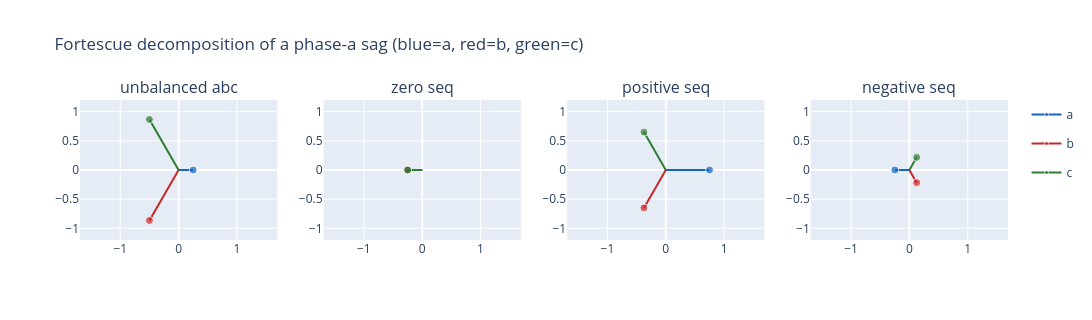

Write notebook code for a chart like this one.
### Markdown cell above
## 4. Symmetrical components refresher (Fortescue)

Any unbalanced set of three phasors $(\bar V_a, \bar V_b, \bar V_c)$
decomposes **exactly** into three balanced sets — this is Fortescue's
1918 result, and it is an identity, not an approximation. Define the
rotation operator

$$a = e^{j2\pi/3} = 1\angle 120°, \qquad 1 + a + a^2 = 0 .$$

The three balanced sets are: **zero sequence** (three equal phasors,
$\bar V_{a0}=\bar V_{b0}=\bar V_{c0}$), **positive sequence** (abc
rotation: $\bar V_{b1} = a^2 \bar V_{a1}$, $\bar V_{c1} = a\bar V_{a1}$)
and **negative sequence** (acb rotation: $\bar V_{b2} = a\bar V_{a2}$,
$\bar V_{c2} = a^2\bar V_{a2}$). Stacking the phase-a representatives
$\bar V_0, \bar V_1, \bar V_2$:

$$\begin{bmatrix}\bar V_a\\ \bar V_b\\ \bar V_c\end{bmatrix}
 = \underbrace{\begin{bmatrix}1&1&1\\ 1&a^2&a\\ 1&a&a^2\end{bmatrix}}_{\mathbf A}
   \begin{bmatrix}\bar V_0\\ \bar V_1\\ \bar V_2\end{bmatrix},
\qquad
\mathbf A^{-1} = \frac13\begin{bmatrix}1&1&1\\ 1&a&a^2\\ 1&a^2&a\end{bmatrix}
 = \frac13\,\mathbf A^{*}.$$

That inverse is the whole trick: $\mathbf A^H\mathbf A = 3\,\mathbf I$,
i.e. the columns of $\mathbf A$ are **orthogonal**. Orthogonality is
what decouples the sequence networks of any *symmetric* three-phase
element — transform the phase-impedance matrix
$\mathbf Z_{abc}$ of a balanced element and
$\mathbf A^{-1}\mathbf Z_{abc}\mathbf A$ comes out diagonal
(Glover/Overbye/Sarma derive this as eq. (8.2.13): for a balanced Y
load, $V_0 = (Z_Y + 3Z_n)I_0$, $V_1 = Z_Y I_1$, $V_2 = Z_Y I_2$ — three
independent single-phase circuits). Faults are the *one place* the
three networks touch, which is why fault analysis in sequence
coordinates is so clean.

The code below builds $\mathbf A$, verifies the inverse identity to
machine precision, then decomposes a worked example: a phase-a voltage
sag ($\bar V_a = 0.25\angle 0°$, healthy $\bar V_b, \bar V_c$) — the
kind of unbalance a nearby 1φg fault produces.

### Code cell
# --- Build the Fortescue matrix and verify its inverse identity. ---
a = cmath.exp(2j * math.pi / 3)
A = np.array([[1, 1, 1],
              [1, a**2, a],
              [1, a, a**2]], dtype=complex)
A_inv_manual = (1/3) * np.conj(A)           # claim: A^-1 = (1/3) A*
assert np.allclose(A_inv_manual @ A, np.eye(3), atol=1e-14)
assert np.allclose(np.linalg.inv(A), A_inv_manual, atol=1e-14)
print('A^-1 == (1/3) A*  verified to machine precision')
print('columns orthogonal: A^H A =\n', np.round(np.conj(A.T) @ A, 12))

# --- Worked example: phase-a sag (what a close-in 1phg looks like). ---
Vabc = np.array([0.25 * cmath.exp(0j),
                 1.00 * cmath.exp(-2j*math.pi/3),
                 1.00 * cmath.exp(+2j*math.pi/3)])
V012 = A_inv_manual @ Vabc
labels = ['V0 (zero)', 'V1 (positive)', 'V2 (negative)']
print('\nUnbalanced set  Va=0.25/_0, Vb=1/_-120, Vc=1/_+120  decomposes to:')
for lbl, v in zip(labels, V012):
    print(f'  {lbl:14s} = {abs(v):.4f} pu /_ {math.degrees(cmath.phase(v)):8.2f} deg')

# Reconstruct each balanced set as full abc phasors and verify the sum.
sets = {
    'unbalanced abc': Vabc,
    'zero seq':      np.array([V012[0]]*3),
    'positive seq':  np.array([V012[1], a**2*V012[1], a*V012[1]]),
    'negative seq':  np.array([V012[2], a*V012[2], a**2*V012[2]]),
}
recon = sets['zero seq'] + sets['positive seq'] + sets['negative seq']
err = np.abs(recon - Vabc).max()
print(f'\nreconstruction max |error| = {err:.2e}  (must be ~1e-16)')
assert err < 1e-14

# --- Phasor plot: the unbalanced set and its three balanced children. ---
fig = make_subplots(rows=1, cols=4, subplot_titles=list(sets.keys()))
phase_colors = [C_BLUE, C_RED, C_GREEN]
for col, (name, vs) in enumerate(sets.items(), start=1):
    for ph, v in enumerate(vs):
        fig.add_trace(go.Scatter(
            x=[0, v.real], y=[0, v.imag], mode='lines+markers',
            marker=dict(size=[0, 8]), line=dict(color=phase_colors[ph], width=2),
            name='abc'[ph], legendgroup='abc'[ph], showlegend=(col == 1)),
            row=1, col=col)
    fig.update_xaxes(range=[-1.2, 1.2], row=1, col=col,
                     zeroline=True, scaleanchor=f'y{col if col>1 else ""}')
    fig.update_yaxes(range=[-1.2, 1.2], row=1, col=col, zeroline=True)
fig.update_layout(height=320, width=1150,
                  title='Fortescue decomposition of a phase-a sag '
                        '(blue=a, red=b, green=c)')
fig.show()

### Figure 1 — Plotly figure (JSON) as saved in the notebook; plotly's stock layout.template omitted (floating-point values rounded to 4 significant figures)
{"data": [{"legendgroup": "a", "line": {"color": "#1565C0", "width": 2}, "marker": {"size": [0, 8]}, "mode": "lines+markers", "name": "a", "showlegend": true, "type": "scatter", "x": [0, 0.25], "xaxis": "x", "y": [0, 0.0], "yaxis": "y"}, {"legendgroup": "b", "line": {"color": "#C62828", "width": 2}, "marker": {"size": [0, 8]}, "mode": "lines+markers", "name": "b", "showlegend": true, "type": "scatter", "x": [0, -0.5], "xaxis": "x", "y": [0, -0.866], "yaxis": "y"}, {"legendgroup": "c", "line": {"color": "#2E7D32", "width": 2}, "marker": {"size": [0, 8]}, "mode": "lines+markers", "name": "c", "showlegend": true, "type": "scatter", "x": [0, -0.5], "xaxis": "x", "y": [0, 0.866], "yaxis": "y"}, {"legendgroup": "a", "line": {"color": "#1565C0", "width": 2}, "marker": {"size": [0, 8]}, "mode": "lines+markers", "name": "a", "showlegend": false, "type": "scatter", "x": [0, -0.25], "xaxis": "x2", "y": [0, 2.098e-17], "yaxis": "y2"}, {"legendgroup": "b", "line": {"color": "#C62828", "width": 2}, "marker": {"size": [0, 8]}, "mode": "lines+markers", "name": "b", "showlegend": false, "type": "scatter", "x": [0, -0.25], "xaxis": "x2", "y": [0, 2.098e-17], "yaxis": "y2"}, {"legendgroup": "c", "line": {"color": "#2E7D32", "width": 2}, "marker": {"size": [0, 8]}, "mode": "lines+markers", "name": "c", "showlegend": false, "type": "scatter", "x": [0, -0.25], "xaxis": "x2", "y": [0, 2.098e-17], "yaxis": "y2"}, {"legendgroup": "a", "line": {"color": "#1565C0", "width": 2}, "marker": {"size": [0, 8]}, "mode": "lines+markers", "name": "a", "showlegend": false, "type": "scatter", "x": [0, 0.75], "xaxis": "x3", "y": [0, 2.412e-16], "yaxis": "y3"}, {"legendgroup": "b", "line": {"color": "#C62828", "width": 2}, "marker": {"size": [0, 8]}, "mode": "lines+markers", "name": "b", "showlegend": false, "type": "scatter", "x": [0, -0.375], "xaxis": "x3", "y": [0, -0.6495], "yaxis": "y3"}, {"legendgroup": "c", "line": {"color": "#2E7D32", "width": 2}, "marker": {"size": [0, 8]}, "mode": "lines+markers", "name": "c", "showlegend": false, "type": "scatter", "x": [0, -0.375], "xaxis": "x3", "y": [0, 0.6495], "yaxis": "y3"}, {"legendgroup": "a", "line": {"color": "#1565C0", "width": 2}, "marker": {"size": [0, 8]}, "mode": "lines+markers", "name": "a", "showlegend": false, "type": "scatter", "x": [0, -0.25], "xaxis": "x4", "y": [0, -1.024e-16], "yaxis": "y4"}, {"legendgroup": "b", "line": {"color": "#C62828", "width": 2}, "marker": {"size": [0, 8]}, "mode": "lines+markers", "name": "b", "showlegend": false, "type": "scatter", "x": [0, 0.125], "xaxis": "x4", "y": [0, -0.2165], "yaxis": "y4"}, {"legendgroup": "c", "line": {"color": "#2E7D32", "width": 2}, "marker": {"size": [0, 8]}, "mode": "lines+markers", "name": "c", "showlegend": false, "type": "scatter", "x": [0, 0.125], "xaxis": "x4", "y": [0, 0.2165], "yaxis": "y4"}], "layout": {"annotations": [{"font": {"size": 16}, "showarrow": false, "text": "unbalanced abc", "x": 0.1062, "xanchor": "center", "xref": "paper", "y": 1.0, "yanchor": "bottom", "yref": "paper"}, {"font": {"size": 16}, "showarrow": false, "text": "zero seq", "x": 0.3688, "xanchor": "center", "xref": "paper", "y": 1.0, "yanchor": "bottom", "yref": "paper"}, {"font": {"size": 16}, "showarrow": false, "text": "positive seq", "x": 0.6313, "xanchor": "center", "xref": "paper", "y": 1.0, "yanchor": "bottom", "yref": "paper"}, {"font": {"size": 16}, "showarrow": false, "text": "negative seq", "x": 0.8938, "xanchor": "center", "xref": "paper", "y": 1.0, "yanchor": "bottom", "yref": "paper"}], "height": 320, "title": {"text": "Fortescue decomposition of a phase-a sag (blue=a, red=b, green=c)"}, "width": 1150, "xaxis": {"anchor": "y", "domain": [0.0, 0.2125], "range": [-1.2, 1.2], "scaleanchor": "y", "zeroline": true}, "xaxis2": {"anchor": "y2", "domain": [0.2625, 0.475], "range": [-1.2, 1.2], "scaleanchor": "y2", "zeroline": true}, "xaxis3": {"anchor": "y3", "domain": [0.525, 0.7375], "range": [-1.2, 1.2], "scaleanchor": "y3", "zeroline": true}, "xaxis4": {"anchor": "y4", "domain": [0.7875, 1.0], "range": [-1.2, 1.2], "scaleanchor": "y4", "zeroline": true}, "yaxis": {"anchor": "x", "domain": [0.0, 1.0], "range": [-1.2, 1.2], "zeroline": true}, "yaxis2": {"anchor": "x2", "domain": [0.0, 1.0], "range": [-1.2, 1.2], "zeroline": true}, "yaxis3": {"anchor": "x3", "domain": [0.0, 1.0], "range": [-1.2, 1.2], "zeroline": true}, "yaxis4": {"anchor": "x4", "domain": [0.0, 1.0], "range": [-1.2, 1.2], "zeroline": true}}}
